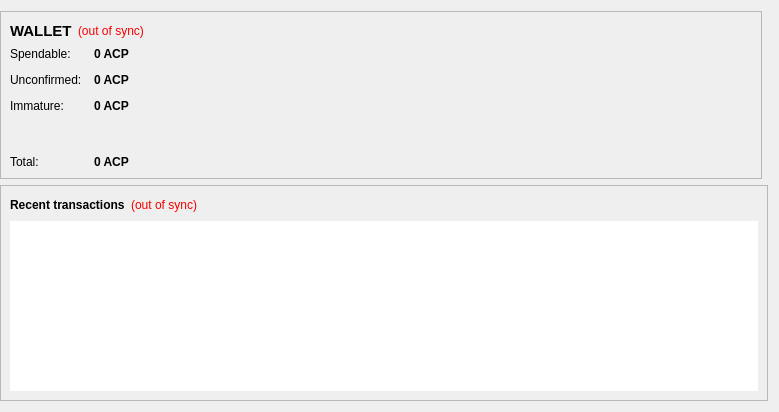
<?xml version="1.0" encoding="UTF-8"?>
<ui version="4.0">
 <class>OverviewPage</class>
 <widget class="QWidget" name="OverviewPage">
  <property name="geometry">
   <rect>
    <x>0</x>
    <y>0</y>
    <width>779</width>
    <height>412</height>
   </rect>
  </property>
  <property name="windowTitle">
   <string>Form</string>
  </property>
  <layout class="QGridLayout" name="gridLayout">
   <property name="leftMargin">
    <number>0</number>
   </property>
   <item row="0" column="0">
    <widget class="QFrame" name="walletContainer">
     <property name="sizePolicy">
      <sizepolicy hsizetype="Preferred" vsizetype="Maximum">
       <horstretch>0</horstretch>
       <verstretch>0</verstretch>
      </sizepolicy>
     </property>
     <property name="maximumSize">
      <size>
       <width>16777215</width>
       <height>220</height>
      </size>
     </property>
     <property name="frameShape">
      <enum>QFrame::StyledPanel</enum>
     </property>
     <property name="frameShadow">
      <enum>QFrame::Raised</enum>
     </property>
     <layout class="QVBoxLayout" name="verticalLayout_4">
      <item>
       <layout class="QHBoxLayout" name="walletHeader">
        <item>
         <widget class="QLabel" name="label_5">
          <property name="font">
           <font>
            <pointsize>11</pointsize>
            <weight>75</weight>
            <bold>true</bold>
           </font>
          </property>
          <property name="styleSheet">
           <string notr="true">background-color: transparent;QLabel { color: white; }</string>
          </property>
          <property name="text">
           <string>WALLET</string>
          </property>
         </widget>
        </item>
        <item>
         <widget class="QLabel" name="labelWalletStatus">
          <property name="toolTip">
           <string>The displayed information may be out of date. Your wallet automatically synchronizes with the AnarchistsPrime network after a connection is established, but this process has not completed yet.</string>
          </property>
          <property name="styleSheet">
           <string notr="true">QLabel { color: red;Background-color:transparent }</string>
          </property>
          <property name="text">
           <string notr="true">(out of sync)</string>
          </property>
          <property name="alignment">
           <set>Qt::AlignLeading|Qt::AlignLeft|Qt::AlignVCenter</set>
          </property>
         </widget>
        </item>
        <item>
         <spacer name="horizontalSpacer_2">
          <property name="orientation">
           <enum>Qt::Horizontal</enum>
          </property>
          <property name="sizeHint" stdset="0">
           <size>
            <width>40</width>
            <height>20</height>
           </size>
          </property>
         </spacer>
        </item>
       </layout>
      </item>
      <item>
       <layout class="QFormLayout" name="walletStatus">
        <property name="fieldGrowthPolicy">
         <enum>QFormLayout::AllNonFixedFieldsGrow</enum>
        </property>
        <property name="horizontalSpacing">
         <number>12</number>
        </property>
        <property name="verticalSpacing">
         <number>12</number>
        </property>
        <item row="0" column="0">
         <widget class="QLabel" name="label">
          <property name="styleSheet">
           <string notr="true">background-color: transparent;</string>
          </property>
          <property name="text">
           <string>Spendable:</string>
          </property>
         </widget>
        </item>
        <item row="0" column="1">
         <widget class="QLabel" name="labelBalance">
          <property name="font">
           <font>
            <weight>75</weight>
            <bold>true</bold>
           </font>
          </property>
          <property name="cursor">
           <cursorShape>IBeamCursor</cursorShape>
          </property>
          <property name="toolTip">
           <string>Your current spendable balance</string>
          </property>
          <property name="styleSheet">
           <string notr="true"/>
          </property>
          <property name="text">
           <string notr="true">0 ACP</string>
          </property>	
          <property name="textInteractionFlags">
           <set>Qt::LinksAccessibleByMouse|Qt::TextSelectableByKeyboard|Qt::TextSelectableByMouse</set>
          </property>
         </widget>
        </item>
        <item row="2" column="0">
         <widget class="QLabel" name="label_3">
          <property name="styleSheet">
           <string notr="true">background-color: transparent;</string>
          </property>
          <property name="text">
           <string>Unconfirmed:</string>
          </property>
         </widget>
        </item>
        <item row="2" column="1">
         <widget class="QLabel" name="labelUnconfirmed">
          <property name="font">
           <font>
            <weight>75</weight>
            <bold>true</bold>
           </font>
          </property>
          <property name="cursor">
           <cursorShape>IBeamCursor</cursorShape>
          </property>
          <property name="toolTip">
           <string>Total of transactions that have yet to be confirmed, and do not yet count toward the current balance</string>
          </property>
          <property name="text">
           <string notr="true">0 ACP</string>
          </property>
          <property name="textInteractionFlags">
           <set>Qt::LinksAccessibleByMouse|Qt::TextSelectableByKeyboard|Qt::TextSelectableByMouse</set>
          </property>
         </widget>
        </item>
        <item row="3" column="0">
         <widget class="QLabel" name="labelImmatureText">
          <property name="styleSheet">
           <string notr="true">background-color: transparent;</string>
          </property>
          <property name="text">
           <string>Immature:</string>
          </property>
         </widget>
        </item>
        <item row="3" column="1">
         <widget class="QLabel" name="labelImmature">
          <property name="font">
           <font>
            <weight>75</weight>
            <bold>true</bold>
           </font>
          </property>
          <property name="toolTip">
           <string>Mined balance that has not yet matured</string>
          </property>
          <property name="text">
           <string notr="true">0 ACP</string>
          </property>
          <property name="textInteractionFlags">
           <set>Qt::LinksAccessibleByMouse|Qt::TextSelectableByKeyboard|Qt::TextSelectableByMouse</set>
          </property>
         </widget>
        </item>
        <item row="4" column="0">
         <spacer name="verticalSpacer">
          <property name="orientation">
           <enum>Qt::Vertical</enum>
          </property>
          <property name="sizeHint" stdset="0">
           <size>
            <width>20</width>
            <height>40</height>
           </size>
          </property>
         </spacer>
        </item>
        <item row="4" column="1">
         <spacer name="verticalSpacer_2">
          <property name="orientation">
           <enum>Qt::Vertical</enum>
          </property>
          <property name="sizeHint" stdset="0">
           <size>
            <width>20</width>
            <height>40</height>
           </size>
          </property>
         </spacer>
        </item>
        <item row="5" column="0">
         <widget class="QLabel" name="labelTotalText">
          <property name="styleSheet">
           <string notr="true">background-color: transparent;</string>
          </property>
          <property name="text">
           <string>Total:</string>
          </property>
         </widget>
        </item>
        <item row="5" column="1">
         <widget class="QLabel" name="labelTotal">
          <property name="font">
           <font>
            <weight>75</weight>
            <bold>true</bold>
           </font>
          </property>
          <property name="cursor">
           <cursorShape>IBeamCursor</cursorShape>
          </property>
          <property name="toolTip">
           <string>Your current total balance</string>
          </property>
          <property name="text">
           <string notr="true">0 ACP</string>
          </property>
          <property name="textInteractionFlags">
           <set>Qt::LinksAccessibleByMouse|Qt::TextSelectableByKeyboard|Qt::TextSelectableByMouse</set>
          </property>
         </widget>
        </item>
       </layout>
      </item>
     </layout>
    </widget>
   </item>
   <item row="0" column="1">
    <widget class="QFrame" name="hashTokenStatusContainer">
     <property name="sizePolicy">
      <sizepolicy hsizetype="Preferred" vsizetype="Fixed">
       <horstretch>0</horstretch>
       <verstretch>0</verstretch>
      </sizepolicy>
     </property>
     <property name="maximumSize">
      <size>
       <width>16777215</width>
       <height>220</height>
      </size>
     </property>
     <property name="frameShape">
      <enum>QFrame::StyledPanel</enum>
     </property>
     <property name="frameShadow">
      <enum>QFrame::Raised</enum>
     </property>
    </widget>
   </item>
   <item row="1" column="0" colspan="2">
    <widget class="QFrame" name="transactionContainer">
     <property name="frameShape">
      <enum>QFrame::StyledPanel</enum>
     </property>
     <property name="frameShadow">
      <enum>QFrame::Raised</enum>
     </property>
     <layout class="QVBoxLayout" name="verticalLayout">
      <item>
       <layout class="QHBoxLayout" name="recentTransactionsHeader">
        <item>
         <widget class="QLabel" name="label_4">
          <property name="styleSheet">
           <string notr="true">background-color: transparent;</string>
          </property>
          <property name="text">
           <string>&lt;b&gt;Recent transactions&lt;/b&gt;</string>
          </property>
         </widget>
        </item>
        <item>
         <widget class="QLabel" name="labelTransactionsStatus">
          <property name="toolTip">
           <string>The displayed information may be out of date. Your wallet automatically synchronizes with the AnarchistsPrime network after a connection is established, but this process has not completed yet.</string>
          </property>
          <property name="styleSheet">
           <string notr="true">QLabel { color: red;Background-color:transparent }</string>
          </property>
          <property name="text">
           <string notr="true">(out of sync)</string>
          </property>
          <property name="alignment">
           <set>Qt::AlignRight|Qt::AlignTrailing|Qt::AlignVCenter</set>
          </property>
         </widget>
        </item>
        <item>
         <spacer name="horizontalSpacer">
          <property name="orientation">
           <enum>Qt::Horizontal</enum>
          </property>
          <property name="sizeHint" stdset="0">
           <size>
            <width>40</width>
            <height>20</height>
           </size>
          </property>
         </spacer>
        </item>
       </layout>
      </item>
      <item>
       <widget class="QListView" name="listTransactions">
        <property name="frameShape">
         <enum>QFrame::NoFrame</enum>
        </property>
        <property name="horizontalScrollBarPolicy">
         <enum>Qt::ScrollBarAlwaysOff</enum>
        </property>
        <property name="editTriggers">
         <set>QAbstractItemView::NoEditTriggers</set>
        </property>
        <property name="selectionMode">
         <enum>QAbstractItemView::NoSelection</enum>
        </property>
       </widget>
      </item>
     </layout>
    </widget>
   </item>
  </layout>
 </widget>
 <resources/>
 <connections/>
</ui>
